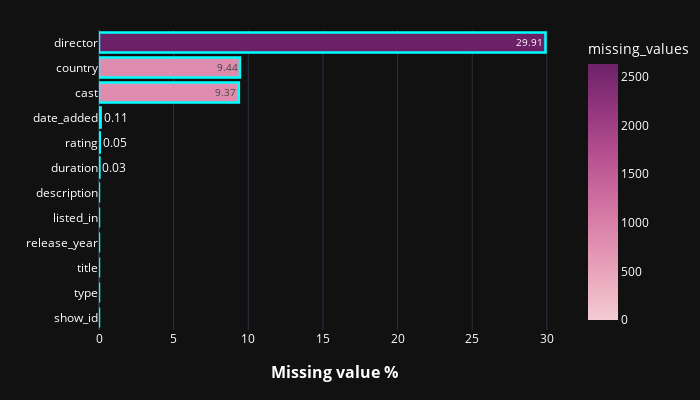

The cell this chart's notebook holds for it:
### Code cell
fig =px.bar(data_frame=missing_df, y='columns',x= 'percentage',template='plotly_dark',color='missing_values',orientation='h',height = 500,width =700
           ,color_continuous_scale=px.colors.sequential.Magenta,text='percentage')
fig.update_traces( marker_line_color='aqua',
                  marker_line_width=2.5, opacity=1.0)
#annotations = []
'''annotations.append(dict(xref='paper', yref='paper',
                        x=0.95, y=0.85,
                        text='Netflix mostly produce Movies over TV shows.',
                             font=dict(family='Arial', size=16),
                        showarrow=False))'''
#fig.update_layout(annotations=annotations)
fig.update_layout( margin=dict(l=0, r=0, t=30, b=70),height= 400,
    autosize=True,
    title ={'text': "<b style:'color:blue;'></b>", 'font': {'size': 30}},title_x=0.19,
    
     title_font_family="Times New Roman",
    title_font_color="white",
    font_color='white',
    
xaxis_title={'text': "<b style:'color:blue;'>Missing value %</b>", 'font': {'size':16},'standoff':20},
yaxis_title={'text': "<b style:'color:blue';></b>", 'font': {'size': 15}}, 
   # paper_bgcolor='black',
    plot_bgcolor='rgba(0,0,0,0)')
fig.show()

### Figure 1 — Plotly figure (JSON) as saved in the notebook; plotly's stock layout.template omitted (floating-point values rounded to 4 significant figures)
{"data": [{"alignmentgroup": "True", "hovertemplate": "percentage=%{text}<br>columns=%{y}<br>missing_values=%{marker.color}<extra></extra>", "legendgroup": "", "marker": {"color": [0, 0, 0, 0, 0, 0, 3, 4, 10, 825, 831, 2634], "coloraxis": "coloraxis", "line": {"color": "aqua", "width": 2.5}, "pattern": {"shape": ""}}, "name": "", "offsetgroup": "", "opacity": 1, "orientation": "h", "showlegend": false, "text": [0, 0, 0, 0, 0, 0, 0.03, 0.05, 0.11, 9.37, 9.44, 29.91], "textposition": "auto", "type": "bar", "x": [0, 0, 0, 0, 0, 0, 0.03, 0.05, 0.11, 9.37, 9.44, 29.91], "xaxis": "x", "y": ["show_id", "type", "title", "release_year", "listed_in", "description", "duration", "rating", "date_added", "cast", "country", "director"], "yaxis": "y"}], "layout": {"autosize": true, "barmode": "relative", "coloraxis": {"colorbar": {"title": {"text": "missing_values"}}, "colorscale": [[0, "rgb(243, 203, 211)"], [0.1667, "rgb(234, 169, 189)"], [0.3333, "rgb(221, 136, 172)"], [0.5, "rgb(202, 105, 157)"], [0.6667, "rgb(177, 77, 142)"], [0.8333, "rgb(145, 53, 125)"], [1, "rgb(108, 33, 103)"]]}, "font": {"color": "white"}, "height": 400, "legend": {"tracegroupgap": 0}, "margin": {"b": 70, "l": 0, "r": 0, "t": 30}, "plot_bgcolor": "rgba(0,0,0,0)", "title": {"font": {"color": "white", "family": "Times New Roman", "size": 30}, "text": "<b style:'color:blue;'></b>", "x": 0.19}, "width": 700, "xaxis": {"anchor": "y", "domain": [0, 1], "title": {"font": {"size": 16}, "standoff": 20, "text": "<b style:'color:blue;'>Missing value %</b>"}}, "yaxis": {"anchor": "x", "domain": [0, 1], "title": {"font": {"size": 15}, "text": "<b style:'color:blue';></b>"}}}}
